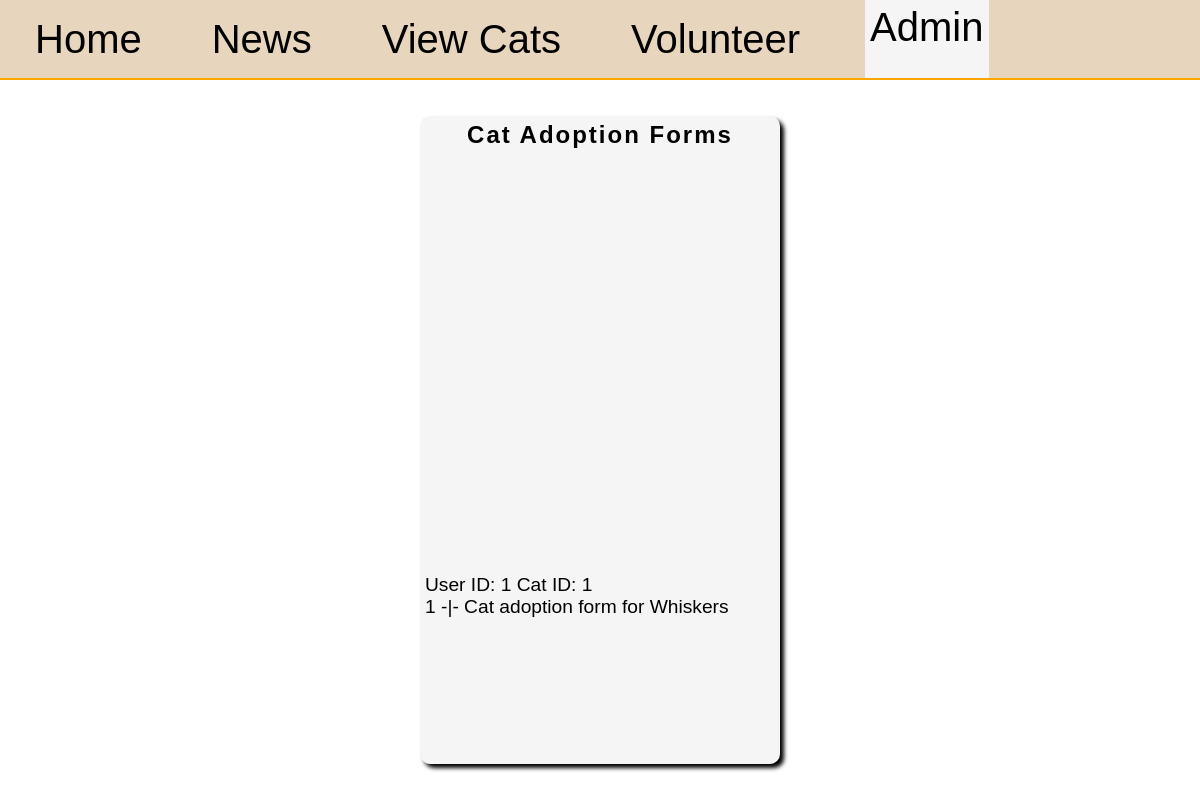
/admin/1, run on an earlier commit of the app's database.
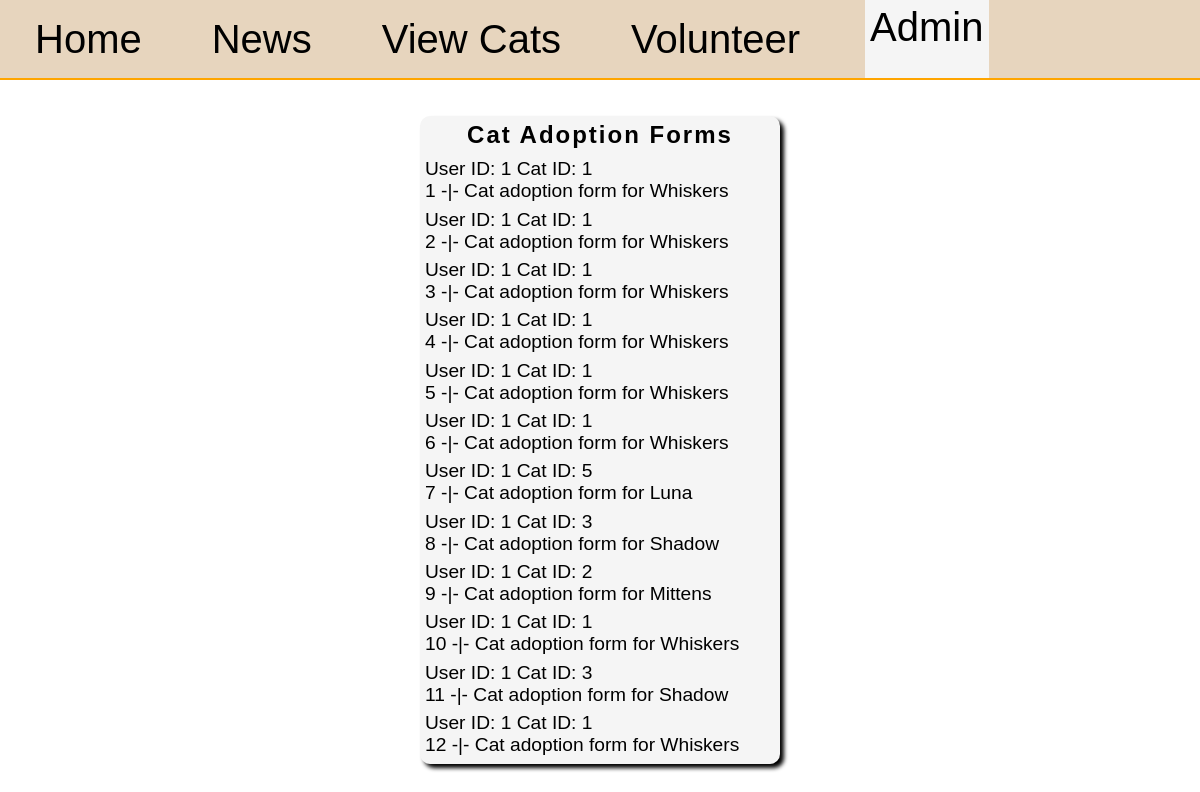
And on a later commit of the database.
### main.py (models this page shows)
class AdoptionForm(db.Model):
	id = db.Column(db.Integer, primary_key=True)
	address = db.Column(db.String(30), nullable=False)
	other_pets = db.Column(db.Integer, nullable=False)
	reason = db.Column(db.Integer, nullable=False)
	cat_id = db.Column(db.Integer, db.ForeignKey('cat.id'), nullable=False)
	user_id = db.Column(db.Integer, db.ForeignKey('user.id'), nullable=False)

class Cat(db.Model):
	id = db.Column(db.Integer, primary_key=True)
	name = db.Column(db.String(25), nullable=False)
	bio = db.Column(db.String(100), nullable=False)
	gender = db.Column(db.String(1), nullable=False)
	image = db.Column(db.String(100))
	forms = db.relationship('AdoptionForm', backref='cat', lazy=True)

### main.py (the view)
@app.route('/admin/<int:id>', methods=["GET", "POST"])
def admin(id):
	review_form = ReviewAdoptForm()
	user = User.query.get(id)
	adoption_forms = AdoptionForm.query.all()
	if review_form.validate_on_submit():
		pass
	return render_template('admin.html', forms=adoption_forms, user=user, review_form=review_form)

### templates/admin.html (shortened to what this page needs)
{% extends "base.html" %}
{% block style %}
<link rel="stylesheet" href="{{ url_for('static', filename='admin.css') }}">
<link rel="stylesheet" href="https://cdnjs.cloudflare.com/ajax/libs/font-awesome/6.5.0/css/all.min.css">
{% endblock %}
{% block content %}
<header>
	<a href="/home/{{ user.id }}">Home</a>
	<a href="/news/{{ user.id }}">News</a>
	<a href="/cats/{{ user.id }}">View Cats</a>
	<a>Volunteer</a>
	{% if user.level == "admin" %}
	<a href="/admin/{{ user.id }}" class="selected">Admin</a>
	{% endif %}
</header>
<main>
	<section id="cat-form-section">
		<h2>Cat Adoption Forms</h2>
		{% for form in forms %}
		<div class="cat-form">
			<p>User ID: {{ form.user_id }} Cat ID: {{ form.cat.id }}</p>
			<p class="form-link" id="{{ form.id }}">{{ form.id }} -|- Cat adoption form for {{ form.cat.name }}</p>
		</div>
		{% endfor %}
	</section>
</main>
{% endblock %}

### templates/base.html (shortened to what this page needs)
<!DOCTYPE html>
<html>
	<head>
		<link rel="stylesheet" href="{{ url_for('static', filename='styles.css') }}">
		{% block style %}{% endblock %}
	</head>
	<body>
		{% block content %}{% endblock %}
	</body>
</html>

### static/styles.css (style rules this page uses)
* { margin: 0; padding: 0; box-sizing: border-box; font-family:Arial, Helvetica, sans-serif; }
html, body { width: 100vw; height: 100vh; }
.selected { height: 100%; background-color: whitesmoke; }
header { width: 100%; height: 10%; background-color: rgb(231, 213, 190); display: flex; align-items: center; border-bottom: 2px solid orange; }
header a { font-size: 2.5rem; text-align: center; padding: 5px; margin-left: 30px; margin-right: 30px; position: relative; display: inline-block; text-decoration: none; color: black; }
header a::after { content: ""; position: absolute; left: 0; bottom: 0; width: 0; height: 3px; background: orange; transition: width 0.3s; }

### static/admin.css (style rules this page uses)
main { display: flex; align-items: center; justify-content: center; width: 100%; height: 90%; }
#cat-form-section { width: 30%; height: 90%; background-color: whitesmoke; border-radius: 10px; padding: 5px; display: grid; overflow-y: auto; transition: 0.3s ease-in-out; box-shadow: 4px 4px 4px black; }
h2 { font-size: 1.5rem; letter-spacing: 2px; text-align: center; }
.cat-form { display: flex; flex-direction: column; justify-content: center; border-radius: 7px; font-size: 1.2rem; }
.form-link { text-decoration: none; color: black; }

What changed in the data, as far as the page shows it:
added AdoptionForm: user_id "1", cat.id "1", id "2", cat.name "Whiskers"
added AdoptionForm: user_id "1", cat.id "1", id "3", cat.name "Whiskers"
added AdoptionForm: user_id "1", cat.id "1", id "4", cat.name "Whiskers"
added AdoptionForm: user_id "1", cat.id "1", id "5", cat.name "Whiskers"
added AdoptionForm: user_id "1", cat.id "1", id "6", cat.name "Whiskers"
added AdoptionForm: user_id "1", cat.id "5", id "7", cat.name "Luna"
added AdoptionForm: user_id "1", cat.id "3", id "8", cat.name "Shadow"
added AdoptionForm: user_id "1", cat.id "2", id "9", cat.name "Mittens"
added AdoptionForm: user_id "1", cat.id "1", id "10", cat.name "Whiskers"
added AdoptionForm: user_id "1", cat.id "3", id "11", cat.name "Shadow"
added AdoptionForm: user_id "1", cat.id "1", id "12", cat.name "Whiskers"
